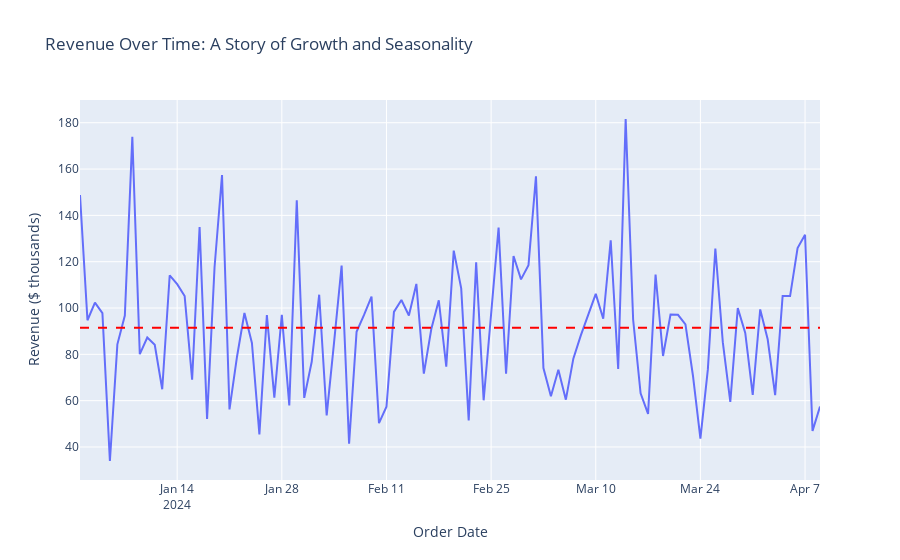

Notebook source saved alongside this figure:
### Code cell
import plotly.graph_objects as go
fig = go.Figure(data=[go.Scatter(x=df['OrderDate'], y=df['Revenue'], mode='lines', name='Revenue')])
avg_revenue = df['Revenue'].mean()
fig.add_hline(y=avg_revenue, line_dash='dash', line_color='red')
fig.update_layout(title='Revenue Over Time: A Story of Growth and Seasonality',
                  xaxis_title='Order Date',
                  yaxis_title='Revenue ($ thousands)')
fig.show()
